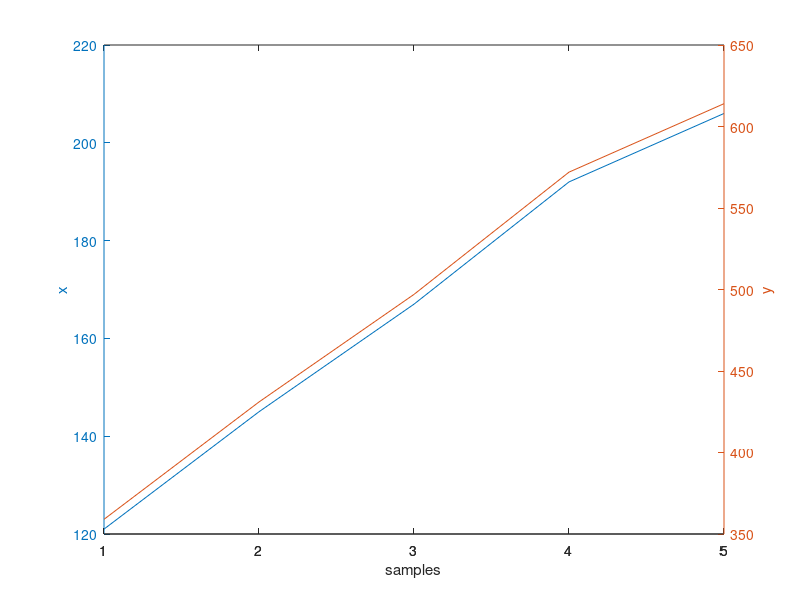

This figure's MATLAB source:
clear
clc
x = [121 145 167 192 206]
y = 3*x - 4

samples = 1:length(x);

ax = plotyy(samples,x,samples,y);
xlabel("samples");
ylabel(ax(1),"x");
ylabel(ax(2),"y");
